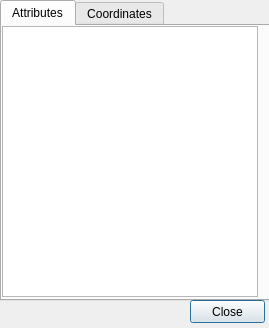
<?xml version="1.0" encoding="UTF-8"?>
<ui version="4.0">
 <class>AttributeViever</class>
 <widget class="QDialog" name="AttributeViever">
  <property name="geometry">
   <rect>
    <x>0</x>
    <y>0</y>
    <width>269</width>
    <height>328</height>
   </rect>
  </property>
  <property name="windowTitle">
   <string>form</string>
  </property>
  <widget class="QPushButton" name="btnOK">
   <property name="geometry">
    <rect>
     <x>190</x>
     <y>300</y>
     <width>75</width>
     <height>23</height>
    </rect>
   </property>
   <property name="text">
    <string>Close</string>
   </property>
  </widget>
  <widget class="QTabWidget" name="atrTab">
   <property name="geometry">
    <rect>
     <x>0</x>
     <y>0</y>
     <width>271</width>
     <height>301</height>
    </rect>
   </property>
   <property name="sizePolicy">
    <sizepolicy hsizetype="Fixed" vsizetype="Expanding">
     <horstretch>0</horstretch>
     <verstretch>0</verstretch>
    </sizepolicy>
   </property>
   <property name="currentIndex">
    <number>0</number>
   </property>
   <widget class="QWidget" name="atrTabPage1">
    <attribute name="title">
     <string>Attributes</string>
    </attribute>
    <widget class="QTableWidget" name="tableWidget1">
     <property name="geometry">
      <rect>
       <x>0</x>
       <y>0</y>
       <width>256</width>
       <height>271</height>
      </rect>
     </property>
    </widget>
   </widget>
   <widget class="QWidget" name="atrTabPage2">
    <attribute name="title">
     <string>Coordinates</string>
    </attribute>
    <widget class="QTableWidget" name="tableWidget2">
     <property name="geometry">
      <rect>
       <x>0</x>
       <y>0</y>
       <width>256</width>
       <height>271</height>
      </rect>
     </property>
    </widget>
   </widget>
  </widget>
 </widget>
 <resources/>
 <connections/>
</ui>
